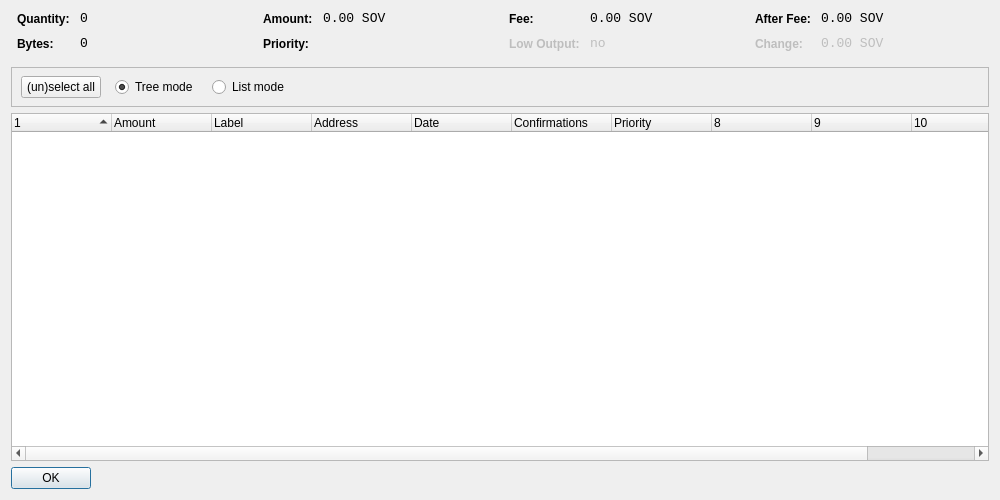
<?xml version="1.0" encoding="UTF-8"?>
<ui version="4.0">
 <class>CoinControlDialog</class>
 <widget class="QDialog" name="CoinControlDialog">
  <property name="geometry">
   <rect>
    <x>0</x>
    <y>0</y>
    <width>1000</width>
    <height>500</height>
   </rect>
  </property>
  <property name="windowTitle">
   <string>Coin Control</string>
  </property>
  <layout class="QVBoxLayout" name="verticalLayout">
   <item>
    <layout class="QHBoxLayout" name="horizontalLayoutTop" stretch="0,0,0,0">
     <property name="topMargin">
      <number>0</number>
     </property>
     <property name="bottomMargin">
      <number>10</number>
     </property>
     <item>
      <layout class="QFormLayout" name="formLayoutCoinControl1">
       <property name="horizontalSpacing">
        <number>10</number>
       </property>
       <property name="verticalSpacing">
        <number>10</number>
       </property>
       <property name="leftMargin">
        <number>6</number>
       </property>
       <property name="rightMargin">
        <number>6</number>
       </property>
       <item row="0" column="0">
        <widget class="QLabel" name="labelCoinControlQuantityText">
         <property name="styleSheet">
          <string notr="true">font-weight:bold;</string>
         </property>
         <property name="text">
          <string>Quantity:</string>
         </property>
        </widget>
       </item>
       <item row="0" column="1">
        <widget class="QLabel" name="labelCoinControlQuantity">
         <property name="font">
          <font>
           <family>Monospace</family>
           <pointsize>10</pointsize>
          </font>
         </property>
         <property name="cursor">
          <cursorShape>IBeamCursor</cursorShape>
         </property>
         <property name="contextMenuPolicy">
          <enum>Qt::ActionsContextMenu</enum>
         </property>
         <property name="text">
          <string notr="true">0</string>
         </property>
         <property name="textInteractionFlags">
          <set>Qt::LinksAccessibleByMouse|Qt::TextSelectableByKeyboard|Qt::TextSelectableByMouse</set>
         </property>
        </widget>
       </item>
       <item row="1" column="0">
        <widget class="QLabel" name="labelCoinControlBytesText">
         <property name="styleSheet">
          <string notr="true">font-weight:bold;</string>
         </property>
         <property name="text">
          <string>Bytes:</string>
         </property>
        </widget>
       </item>
       <item row="1" column="1">
        <widget class="QLabel" name="labelCoinControlBytes">
         <property name="font">
          <font>
           <family>Monospace</family>
           <pointsize>10</pointsize>
          </font>
         </property>
         <property name="cursor">
          <cursorShape>IBeamCursor</cursorShape>
         </property>
         <property name="contextMenuPolicy">
          <enum>Qt::ActionsContextMenu</enum>
         </property>
         <property name="text">
          <string notr="true">0</string>
         </property>
         <property name="textInteractionFlags">
          <set>Qt::LinksAccessibleByMouse|Qt::TextSelectableByKeyboard|Qt::TextSelectableByMouse</set>
         </property>
        </widget>
       </item>
      </layout>
     </item>
     <item>
      <layout class="QFormLayout" name="formLayoutCoinControl2">
       <property name="horizontalSpacing">
        <number>10</number>
       </property>
       <property name="verticalSpacing">
        <number>10</number>
       </property>
       <property name="leftMargin">
        <number>6</number>
       </property>
       <property name="rightMargin">
        <number>6</number>
       </property>
       <item row="0" column="0">
        <widget class="QLabel" name="labelCoinControlAmountText">
         <property name="styleSheet">
          <string notr="true">font-weight:bold;</string>
         </property>
         <property name="text">
          <string>Amount:</string>
         </property>
        </widget>
       </item>
       <item row="0" column="1">
        <widget class="QLabel" name="labelCoinControlAmount">
         <property name="font">
          <font>
           <family>Monospace</family>
           <pointsize>10</pointsize>
          </font>
         </property>
         <property name="cursor">
          <cursorShape>IBeamCursor</cursorShape>
         </property>
         <property name="contextMenuPolicy">
          <enum>Qt::ActionsContextMenu</enum>
         </property>
         <property name="text">
          <string notr="true">0.00 SOV</string>
         </property>
         <property name="textInteractionFlags">
          <set>Qt::LinksAccessibleByMouse|Qt::TextSelectableByKeyboard|Qt::TextSelectableByMouse</set>
         </property>
        </widget>
       </item>
       <item row="1" column="0">
        <widget class="QLabel" name="labelCoinControlPriorityText">
         <property name="styleSheet">
          <string notr="true">font-weight:bold;</string>
         </property>
         <property name="text">
          <string>Priority:</string>
         </property>
        </widget>
       </item>
       <item row="1" column="1">
        <widget class="QLabel" name="labelCoinControlPriority">
         <property name="font">
          <font>
           <family>Monospace</family>
           <pointsize>10</pointsize>
          </font>
         </property>
         <property name="cursor">
          <cursorShape>IBeamCursor</cursorShape>
         </property>
         <property name="contextMenuPolicy">
          <enum>Qt::ActionsContextMenu</enum>
         </property>
         <property name="text">
          <string/>
         </property>
         <property name="textInteractionFlags">
          <set>Qt::LinksAccessibleByMouse|Qt::TextSelectableByKeyboard|Qt::TextSelectableByMouse</set>
         </property>
        </widget>
       </item>
      </layout>
     </item>
     <item>
      <layout class="QFormLayout" name="formLayoutCoinControl3">
       <property name="horizontalSpacing">
        <number>10</number>
       </property>
       <property name="verticalSpacing">
        <number>10</number>
       </property>
       <property name="leftMargin">
        <number>6</number>
       </property>
       <property name="rightMargin">
        <number>6</number>
       </property>
       <item row="0" column="0">
        <widget class="QLabel" name="labelCoinControlFeeText">
         <property name="styleSheet">
          <string notr="true">font-weight:bold;</string>
         </property>
         <property name="text">
          <string>Fee:</string>
         </property>
        </widget>
       </item>
       <item row="0" column="1">
        <widget class="QLabel" name="labelCoinControlFee">
         <property name="font">
          <font>
           <family>Monospace</family>
           <pointsize>10</pointsize>
          </font>
         </property>
         <property name="cursor">
          <cursorShape>IBeamCursor</cursorShape>
         </property>
         <property name="contextMenuPolicy">
          <enum>Qt::ActionsContextMenu</enum>
         </property>
         <property name="text">
          <string notr="true">0.00 SOV</string>
         </property>
         <property name="textInteractionFlags">
          <set>Qt::LinksAccessibleByMouse|Qt::TextSelectableByKeyboard|Qt::TextSelectableByMouse</set>
         </property>
        </widget>
       </item>
       <item row="1" column="0">
        <widget class="QLabel" name="labelCoinControlLowOutputText">
         <property name="enabled">
          <bool>false</bool>
         </property>
         <property name="styleSheet">
          <string notr="true">font-weight:bold;</string>
         </property>
         <property name="text">
          <string>Low Output:</string>
         </property>
        </widget>
       </item>
       <item row="1" column="1">
        <widget class="QLabel" name="labelCoinControlLowOutput">
         <property name="enabled">
          <bool>false</bool>
         </property>
         <property name="font">
          <font>
           <family>Monospace</family>
           <pointsize>10</pointsize>
          </font>
         </property>
         <property name="cursor">
          <cursorShape>IBeamCursor</cursorShape>
         </property>
         <property name="contextMenuPolicy">
          <enum>Qt::ActionsContextMenu</enum>
         </property>
         <property name="text">
          <string notr="true">no</string>
         </property>
         <property name="textInteractionFlags">
          <set>Qt::LinksAccessibleByMouse|Qt::TextSelectableByKeyboard|Qt::TextSelectableByMouse</set>
         </property>
        </widget>
       </item>
      </layout>
     </item>
     <item>
      <layout class="QFormLayout" name="formLayoutCoinControl4">
       <property name="horizontalSpacing">
        <number>10</number>
       </property>
       <property name="verticalSpacing">
        <number>10</number>
       </property>
       <property name="leftMargin">
        <number>6</number>
       </property>
       <property name="rightMargin">
        <number>6</number>
       </property>
       <item row="0" column="0">
        <widget class="QLabel" name="labelCoinControlAfterFeeText">
         <property name="styleSheet">
          <string notr="true">font-weight:bold;</string>
         </property>
         <property name="text">
          <string>After Fee:</string>
         </property>
        </widget>
       </item>
       <item row="0" column="1">
        <widget class="QLabel" name="labelCoinControlAfterFee">
         <property name="font">
          <font>
           <family>Monospace</family>
           <pointsize>10</pointsize>
          </font>
         </property>
         <property name="cursor">
          <cursorShape>IBeamCursor</cursorShape>
         </property>
         <property name="contextMenuPolicy">
          <enum>Qt::ActionsContextMenu</enum>
         </property>
         <property name="text">
          <string notr="true">0.00 SOV</string>
         </property>
         <property name="textInteractionFlags">
          <set>Qt::LinksAccessibleByMouse|Qt::TextSelectableByKeyboard|Qt::TextSelectableByMouse</set>
         </property>
        </widget>
       </item>
       <item row="1" column="0">
        <widget class="QLabel" name="labelCoinControlChangeText">
         <property name="enabled">
          <bool>false</bool>
         </property>
         <property name="styleSheet">
          <string notr="true">font-weight:bold;</string>
         </property>
         <property name="text">
          <string>Change:</string>
         </property>
        </widget>
       </item>
       <item row="1" column="1">
        <widget class="QLabel" name="labelCoinControlChange">
         <property name="enabled">
          <bool>false</bool>
         </property>
         <property name="font">
          <font>
           <family>Monospace</family>
           <pointsize>10</pointsize>
          </font>
         </property>
         <property name="cursor">
          <cursorShape>IBeamCursor</cursorShape>
         </property>
         <property name="contextMenuPolicy">
          <enum>Qt::ActionsContextMenu</enum>
         </property>
         <property name="text">
          <string notr="true">0.00 SOV</string>
         </property>
         <property name="textInteractionFlags">
          <set>Qt::LinksAccessibleByMouse|Qt::TextSelectableByKeyboard|Qt::TextSelectableByMouse</set>
         </property>
        </widget>
       </item>
      </layout>
     </item>
    </layout>
   </item>
   <item>
    <widget class="QFrame" name="frame">
     <property name="minimumSize">
      <size>
       <width>0</width>
       <height>40</height>
      </size>
     </property>
     <property name="frameShape">
      <enum>QFrame::StyledPanel</enum>
     </property>
     <property name="frameShadow">
      <enum>QFrame::Sunken</enum>
     </property>
     <widget class="QWidget" name="horizontalLayoutWidget">
      <property name="geometry">
       <rect>
        <x>10</x>
        <y>0</y>
        <width>781</width>
        <height>41</height>
       </rect>
      </property>
      <layout class="QHBoxLayout" name="horizontalLayoutPanel" stretch="0,0,0,0,0">
       <property name="spacing">
        <number>14</number>
       </property>
       <item>
        <widget class="QPushButton" name="pushButtonSelectAll">
         <property name="sizePolicy">
          <sizepolicy hsizetype="Maximum" vsizetype="Fixed">
           <horstretch>0</horstretch>
           <verstretch>0</verstretch>
          </sizepolicy>
         </property>
         <property name="text">
          <string>(un)select all</string>
         </property>
        </widget>
       </item>
       <item>
        <widget class="QRadioButton" name="radioTreeMode">
         <property name="sizePolicy">
          <sizepolicy hsizetype="Maximum" vsizetype="Fixed">
           <horstretch>0</horstretch>
           <verstretch>0</verstretch>
          </sizepolicy>
         </property>
         <property name="text">
          <string>Tree mode</string>
         </property>
         <property name="checked">
          <bool>true</bool>
         </property>
        </widget>
       </item>
       <item>
        <widget class="QRadioButton" name="radioListMode">
         <property name="sizePolicy">
          <sizepolicy hsizetype="Maximum" vsizetype="Fixed">
           <horstretch>0</horstretch>
           <verstretch>0</verstretch>
          </sizepolicy>
         </property>
         <property name="text">
          <string>List mode</string>
         </property>
        </widget>
       </item>
       <item>
        <spacer name="horizontalSpacer">
         <property name="orientation">
          <enum>Qt::Horizontal</enum>
         </property>
         <property name="sizeHint" stdset="0">
          <size>
           <width>40</width>
           <height>20</height>
          </size>
         </property>
        </spacer>
       </item>
      </layout>
     </widget>
    </widget>
   </item>
   <item>
    <widget class="CoinControlTreeWidget" name="treeWidget">
     <property name="contextMenuPolicy">
      <enum>Qt::CustomContextMenu</enum>
     </property>
     <property name="sortingEnabled">
      <bool>false</bool>
     </property>
     <property name="columnCount">
      <number>11</number>
     </property>
     <attribute name="headerShowSortIndicator" stdset="0">
      <bool>true</bool>
     </attribute>
     <attribute name="headerStretchLastSection">
      <bool>false</bool>
     </attribute>
     <column>
      <property name="text">
       <string/>
      </property>
     </column>
     <column>
      <property name="text">
       <string>Amount</string>
      </property>
     </column>
     <column>
      <property name="text">
       <string>Label</string>
      </property>
     </column>
     <column>
      <property name="text">
       <string>Address</string>
      </property>
     </column>
     <column>
      <property name="text">
       <string>Date</string>
      </property>
     </column>
     <column>
      <property name="text">
       <string>Confirmations</string>
      </property>
      <property name="toolTip">
       <string>Confirmed</string>
      </property>
     </column>
     <column>
      <property name="text">
       <string>Priority</string>
      </property>
     </column>
     <column>
      <property name="text">
       <string/>
      </property>
     </column>
     <column>
      <property name="text">
       <string/>
      </property>
     </column>
     <column>
      <property name="text">
       <string/>
      </property>
     </column>
     <column>
      <property name="text">
       <string/>
      </property>
     </column>
    </widget>
   </item>
   <item>
    <widget class="QDialogButtonBox" name="buttonBox">
     <property name="sizePolicy">
      <sizepolicy hsizetype="Maximum" vsizetype="Fixed">
       <horstretch>0</horstretch>
       <verstretch>0</verstretch>
      </sizepolicy>
     </property>
     <property name="orientation">
      <enum>Qt::Horizontal</enum>
     </property>
     <property name="standardButtons">
      <set>QDialogButtonBox::Ok</set>
     </property>
    </widget>
   </item>
  </layout>
 </widget>
 <customwidgets>
  <customwidget>
   <class>CoinControlTreeWidget</class>
   <extends>QTreeWidget</extends>
   <header>coincontroltreewidget.h</header>
  </customwidget>
 </customwidgets>
 <resources/>
 <connections/>
</ui>
